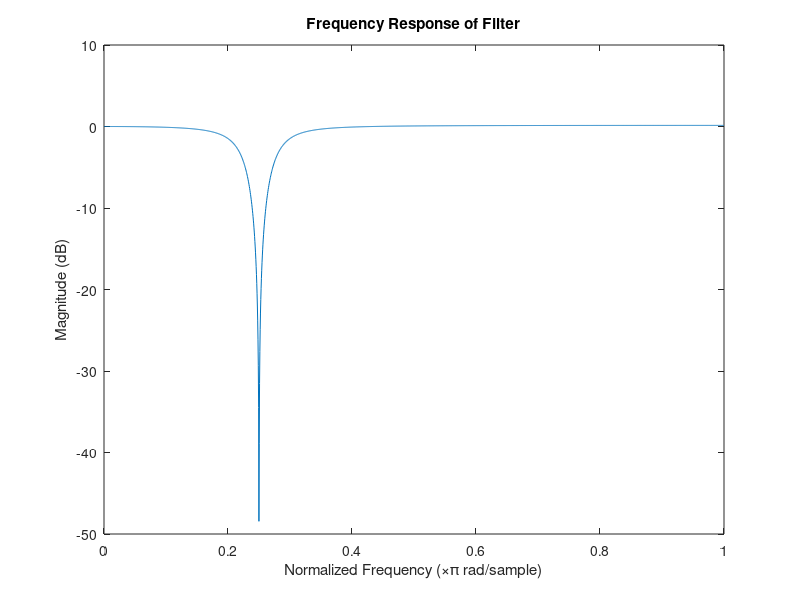

Source code (MATLAB):
w0 = pi/4;
r0 = 0.9;

%H = b0*{(1-exp(1i*w0)*z^-1)*(1-exp(-1i*w0)*z^-1))}
%    -------------------------------------------------
%       {(1-exp(1i*w0)*z^-1)*(1-exp(-1i*w0)*z^-1))}

%H(1) = 1

b0 = ((1-exp(1i*w0)*r0)*(1-exp(-1i*w0)*r0))/((1-exp(1i*w0))*(1-exp(-1i*w0)));

b1 = [1 -exp(1i*w0)];
b2 = [1 -exp(-1i*w0)];
b = b0*conv(b1, b2);

a1 = [1 -r0*exp(1i*w0)];
a2 = [1 -r0*exp(-1i*w0)];
a = conv(a1, a2);

[h, w] = freqz(b, a, 2001);

figure()
plot(w/pi, 20*log10(abs(h)))
title("Frequency Response of Filter")
ylabel("Magnitude (dB)")
xlabel('Normalized Frequency (\times\pi rad/sample)')
ylim = [-100 20];